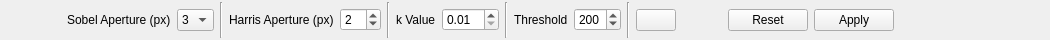
<?xml version="1.0" encoding="UTF-8"?>
<ui version="4.0">
 <class>barFeaturesHarris</class>
 <widget class="QWidget" name="barFeaturesHarris">
  <property name="enabled">
   <bool>true</bool>
  </property>
  <property name="geometry">
   <rect>
    <x>0</x>
    <y>0</y>
    <width>1050</width>
    <height>40</height>
   </rect>
  </property>
  <property name="sizePolicy">
   <sizepolicy hsizetype="Expanding" vsizetype="Preferred">
    <horstretch>0</horstretch>
    <verstretch>0</verstretch>
   </sizepolicy>
  </property>
  <property name="minimumSize">
   <size>
    <width>0</width>
    <height>40</height>
   </size>
  </property>
  <property name="maximumSize">
   <size>
    <width>16777215</width>
    <height>40</height>
   </size>
  </property>
  <property name="windowTitle">
   <string>Harris Parameters Toolbar</string>
  </property>
  <layout class="QHBoxLayout" name="horizontalLayout">
   <property name="topMargin">
    <number>2</number>
   </property>
   <property name="rightMargin">
    <number>4</number>
   </property>
   <property name="bottomMargin">
    <number>2</number>
   </property>
   <item>
    <widget class="QLabel" name="label_5">
     <property name="minimumSize">
      <size>
       <width>24</width>
       <height>24</height>
      </size>
     </property>
     <property name="maximumSize">
      <size>
       <width>24</width>
       <height>24</height>
      </size>
     </property>
     <property name="text">
      <string/>
     </property>
     <property name="pixmap">
      <pixmap>:icons/Harris.png</pixmap>
     </property>
     <property name="scaledContents">
      <bool>true</bool>
     </property>
    </widget>
   </item>
   <item>
    <widget class="QFrame" name="frame_3">
     <property name="sizePolicy">
      <sizepolicy hsizetype="Fixed" vsizetype="Preferred">
       <horstretch>0</horstretch>
       <verstretch>0</verstretch>
      </sizepolicy>
     </property>
     <property name="minimumSize">
      <size>
       <width>20</width>
       <height>0</height>
      </size>
     </property>
     <property name="maximumSize">
      <size>
       <width>20</width>
       <height>16777215</height>
      </size>
     </property>
    </widget>
   </item>
   <item>
    <widget class="QLabel" name="label_2">
     <property name="text">
      <string>Sobel Aperture (px)</string>
     </property>
     <property name="buddy">
      <cstring>uiComboBoxSobelApertureSize</cstring>
     </property>
    </widget>
   </item>
   <item>
    <widget class="QComboBox" name="uiComboBoxSobelApertureSize">
     <property name="currentIndex">
      <number>1</number>
     </property>
     <item>
      <property name="text">
       <string>1</string>
      </property>
     </item>
     <item>
      <property name="text">
       <string>3</string>
      </property>
     </item>
     <item>
      <property name="text">
       <string>5</string>
      </property>
     </item>
     <item>
      <property name="text">
       <string>7</string>
      </property>
     </item>
    </widget>
   </item>
   <item>
    <widget class="Line" name="line">
     <property name="orientation">
      <enum>Qt::Vertical</enum>
     </property>
    </widget>
   </item>
   <item>
    <widget class="QLabel" name="label">
     <property name="text">
      <string>Harris Aperture (px)</string>
     </property>
     <property name="buddy">
      <cstring>uiSpinBoxHarrisApertureSize</cstring>
     </property>
    </widget>
   </item>
   <item>
    <widget class="QSpinBox" name="uiSpinBoxHarrisApertureSize">
     <property name="minimum">
      <number>1</number>
     </property>
     <property name="value">
      <number>2</number>
     </property>
    </widget>
   </item>
   <item>
    <widget class="Line" name="line_2">
     <property name="orientation">
      <enum>Qt::Vertical</enum>
     </property>
    </widget>
   </item>
   <item>
    <widget class="QLabel" name="label_3">
     <property name="text">
      <string>k Value</string>
     </property>
     <property name="buddy">
      <cstring>uiDoubleSpinBoxKValue</cstring>
     </property>
    </widget>
   </item>
   <item>
    <widget class="QDoubleSpinBox" name="uiDoubleSpinBoxKValue">
     <property name="minimum">
      <double>0.010000000000000</double>
     </property>
     <property name="singleStep">
      <double>0.010000000000000</double>
     </property>
     <property name="value">
      <double>0.010000000000000</double>
     </property>
    </widget>
   </item>
   <item>
    <widget class="Line" name="line_3">
     <property name="orientation">
      <enum>Qt::Vertical</enum>
     </property>
    </widget>
   </item>
   <item>
    <widget class="QLabel" name="label_4">
     <property name="text">
      <string>Threshold</string>
     </property>
    </widget>
   </item>
   <item>
    <widget class="QSpinBox" name="uiSpinBoxThreshold">
     <property name="maximum">
      <number>255</number>
     </property>
     <property name="value">
      <number>200</number>
     </property>
    </widget>
   </item>
   <item>
    <widget class="Line" name="line_4">
     <property name="orientation">
      <enum>Qt::Vertical</enum>
     </property>
    </widget>
   </item>
   <item>
    <widget class="QPushButton" name="uiPushButtonShowProcessedImage">
     <property name="toolTip">
      <string>Show Processed Image</string>
     </property>
     <property name="text">
      <string/>
     </property>
     <property name="icon">
      <iconset>
       <normaloff>:icons/view-grid.svg</normaloff>:icons/view-grid.svg</iconset>
     </property>
     <property name="iconSize">
      <size>
       <width>24</width>
       <height>24</height>
      </size>
     </property>
     <property name="checkable">
      <bool>true</bool>
     </property>
    </widget>
   </item>
   <item>
    <widget class="QFrame" name="frame_8">
     <property name="sizePolicy">
      <sizepolicy hsizetype="Fixed" vsizetype="Preferred">
       <horstretch>0</horstretch>
       <verstretch>0</verstretch>
      </sizepolicy>
     </property>
     <property name="minimumSize">
      <size>
       <width>40</width>
       <height>0</height>
      </size>
     </property>
     <property name="maximumSize">
      <size>
       <width>40</width>
       <height>16777215</height>
      </size>
     </property>
     <property name="frameShape">
      <enum>QFrame::NoFrame</enum>
     </property>
     <property name="frameShadow">
      <enum>QFrame::Raised</enum>
     </property>
    </widget>
   </item>
   <item>
    <widget class="QDialogButtonBox" name="uiButtonBox">
     <property name="sizePolicy">
      <sizepolicy hsizetype="Fixed" vsizetype="Fixed">
       <horstretch>0</horstretch>
       <verstretch>0</verstretch>
      </sizepolicy>
     </property>
     <property name="toolTip">
      <string>Reset Parameters to Their Default Values</string>
     </property>
     <property name="standardButtons">
      <set>QDialogButtonBox::Apply|QDialogButtonBox::Reset</set>
     </property>
    </widget>
   </item>
   <item>
    <spacer name="horizontalSpacer">
     <property name="orientation">
      <enum>Qt::Horizontal</enum>
     </property>
     <property name="sizeHint" stdset="0">
      <size>
       <width>40</width>
       <height>20</height>
      </size>
     </property>
    </spacer>
   </item>
  </layout>
 </widget>
 <tabstops>
  <tabstop>uiSpinBoxHarrisApertureSize</tabstop>
  <tabstop>uiDoubleSpinBoxKValue</tabstop>
 </tabstops>
 <resources/>
 <connections/>
</ui>
